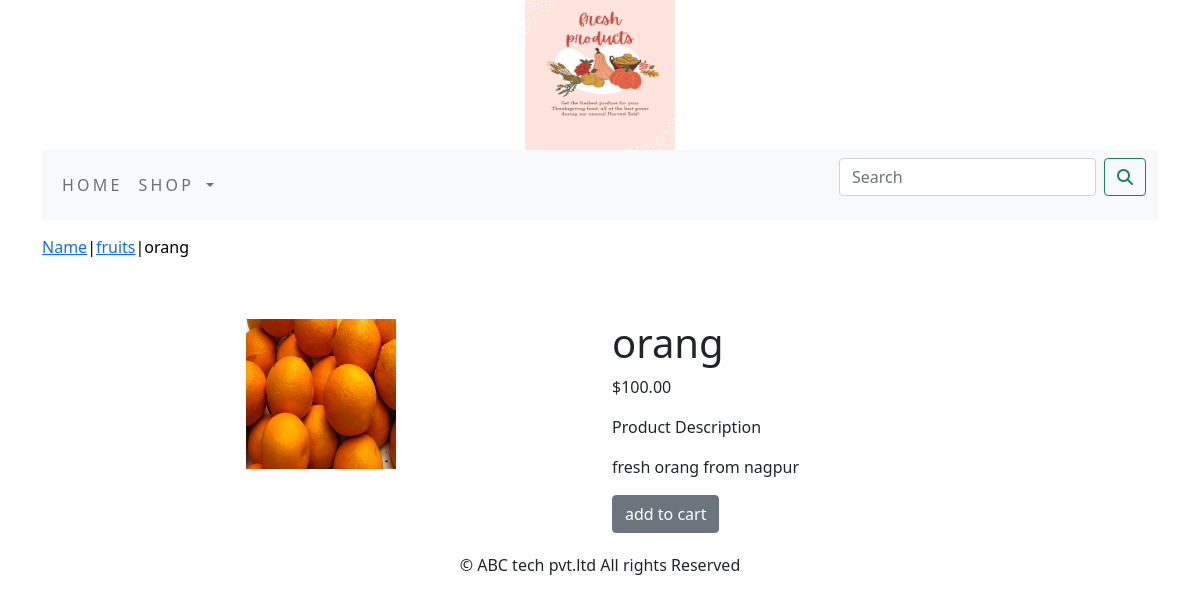
Page /shopapp/fruits/orang/ on the committed database.
### shopapp/models.py (models this page shows, shortened)
class Product(models.Model):
    name = models.CharField(max_length=250, unique=True)
    slug = models.SlugField(max_length=250, unique=True)
    description = models.TextField(blank=True)
    price = models.DecimalField(max_digits=10, decimal_places=2)
    category = models.ForeignKey(Category, on_delete=models.CASCADE)
    image = models.ImageField(upload_to='product', blank=True)
    stock = models.IntegerField()
    available = models.BooleanField(default=True)
    created = models.DateTimeField(auto_now_add=True)
    updated = models.DateTimeField(auto_now=True)
    class Meta:
        ordering = ('name',)
        verbose_name = 'product'
        verbose_name_plural = 'products'

class Category(models.Model):
    name = models.CharField(max_length=250, unique=True)
    slug = models.SlugField(max_length=250, unique=True)
    description = models.TextField(blank=True)
    image = models.ImageField(upload_to='category', blank=True)
    class Meta:
        ordering = ('name',)
        verbose_name = 'category'
        verbose_name_plural = 'categories'
    def get_url(self):
        return reverse('shopapp:products_by_category', args=[self.slug])
    def __str__(self):
        return '{}'.format(self.name)

### shopapp/views.py (the view)
# urls.py: path('<slug:c_slug>/<slug:product_slug>/', views.proDetail, name='prodCatdetail'),
def proDetail(request, c_slug, product_slug):
    try:
        product = Product.objects.get(category__slug=c_slug, slug=product_slug)
    except Exception as e:
        raise e
    return render(request, "product.html", {'product': product})

### cart/context_processors.py (called while the page is built)
def counter(request):
    item_count = 0
    if 'admin' in request.path:
        return {}
    else:
        try:
            cart = Cart.objects.filter(cart_id=_cart_id(request))
            car_items = CartItem.objects.all().filter(cart=cart[:1])
            for cart_item in car_items:
                item_count += cart_item.quantity
        except Cart.DoesNotExist:
            item_count = 0
    return dict(item_count=item_count)

### cart/views.py (called while the page is built)
def _cart_id(request):
    cart = request.session.session_key
    if not cart:
        cart = request.session.create()
    return cart

### shopapp/context_processors.py (called while the page is built)
def menu_links(request):
    links = Category.objects.all()
    return dict(links=links)

### templates/product.html (shortened to what this page needs)
{% extends 'base.html' %}
{% load static %}
{% block content %}
<div class="row my_prod_row_class">
    <div class="mx-auto">
        <p><a href="{% url 'shopapp:allProdCat' %}">Name</a>|<a href="{{product.category.get_url}}">{{product.category}}</a>|{{product.name}}</p>
    </div>
</div>
<div class="container">
<br>
<div class="row">
    <div class="col-12 col-sm-12 col-md-12 col-lg-6 text-center" >
        <div style="min-width:18rem">
            <img src="{{product.image.url}}" alt="{{product.name}}" width="150" height="150">
        </div>
    </div>
    <div class="col-12 col-sm-12 col-md-12 col-lg-6">
        <div>
            <h1 class="my_prod_title">{{product.name}}</h1>
            <p>${{product.price}}</p>
            <p class="my_tittle">Product Description</p>
            <p class="text-justify my_prod_text">{{product.description}}</p>
            {% if Product.stock <= 0 %}
            <p class="text-justify my_prod_text"><b>out of stock</b></p>
            {% else %}
            <a class="btn btn-secondary" href="{% url 'cart:add_cart' product.id %}">add to cart</a>
            {% endif %}
        </div>
    </div>
</div>
</div>
 {% endblock %}

### static/css/custom.css (style rules this page uses)
body { font-family: 'Roboto', sans-serif; }
.my_prod_row_class { padding-top:15px; padding-bottom:20px; }
.my_prod_row_class .mx-auto { color:#000; front-size:12px; text-decoration:none; }

### rows in the picture
Product: category "fruits", name "orang", image (picture), price "100.00", description "fresh orang from nagpur"
